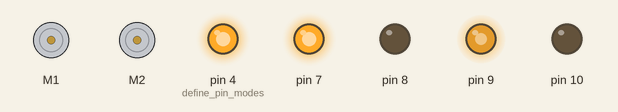
The sketch below on a simulated Arduino Uno, built with avr-gcc and run on an emulated ATmega328P. Parts: 2 × DC motor (green arrow = forward, orange = backward, longer = faster), output pins drawn as LEDs (lit = HIGH).

Above: at 0.05 s.
At 3.95 s:
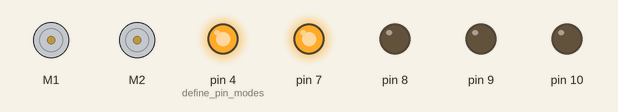
At 5.95 s:
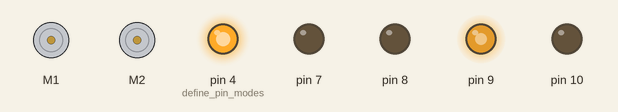
At 7.95 s:
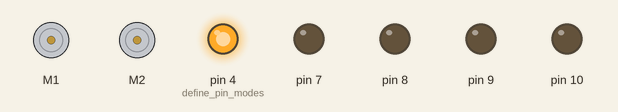
Timing chart, 0 to 10.4 s (numbered marks = the images above):
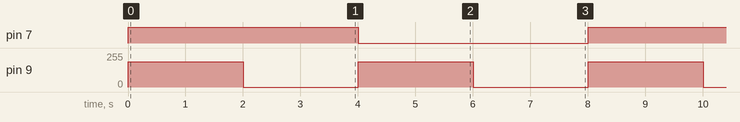

Measured:
- by itself, pin 7: alternates HIGH for 4.0 s and LOW for 4.0 s
- by itself, pin 9: alternates 191/255 for 2.0 s and 0/255 for 2.0 s

The sketch:

motorDriver.ino
```cpp
#include <DualMC33926MotorShield.h>

DualMC33926MotorShield md;

int dutyCycle = 75;

void setup()
{
  md.init(); // initialize motor to stopped
  md.setM1Speed(0);
  md.setM2Speed(0);

  pinMode(4, OUTPUT); // define pin modes
  pinMode(7, OUTPUT);
  pinMode(8, OUTPUT);
  pinMode(9, OUTPUT);
  pinMode(10, OUTPUT);
  pinMode(12, INPUT);
  digitalWrite(4, HIGH); // set enable pin to high to enable motor driver
}

void loop()
{
  digitalWrite(7, HIGH); // set direction forward
  analogWrite(9, dutyCycle * 255 / 100); // run motor
  delay(2000);

  analogWrite(9, 0); // stop motor
  delay(2000);

  digitalWrite(7, LOW); // set direction to reverse
  analogWrite(9, dutyCycle * 255 / 100); // run motor
  delay(2000);

  analogWrite(9, 0); // stop motor
  delay(2000);

}
```
